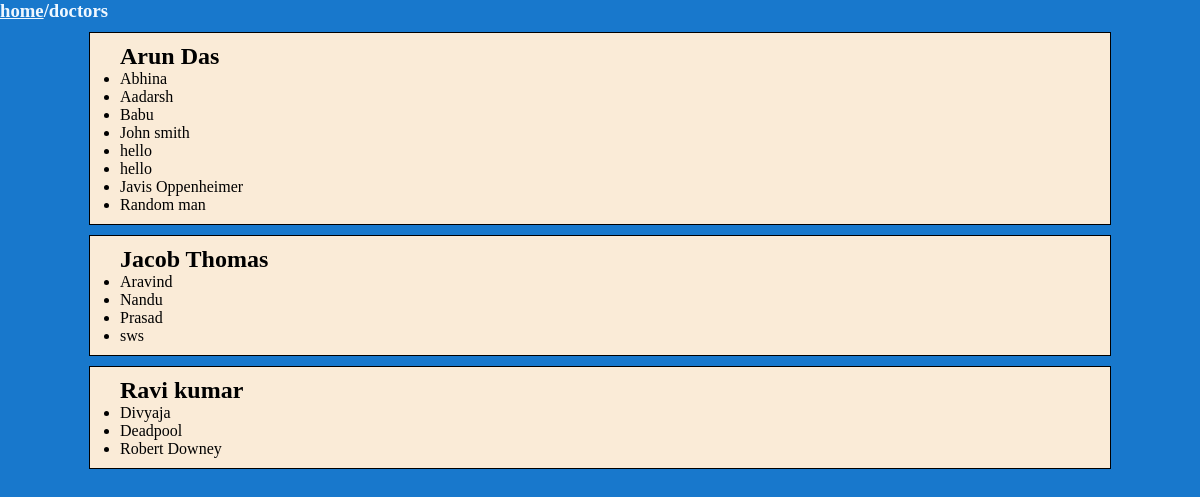
/doctors/, run on an earlier commit of the app's database.
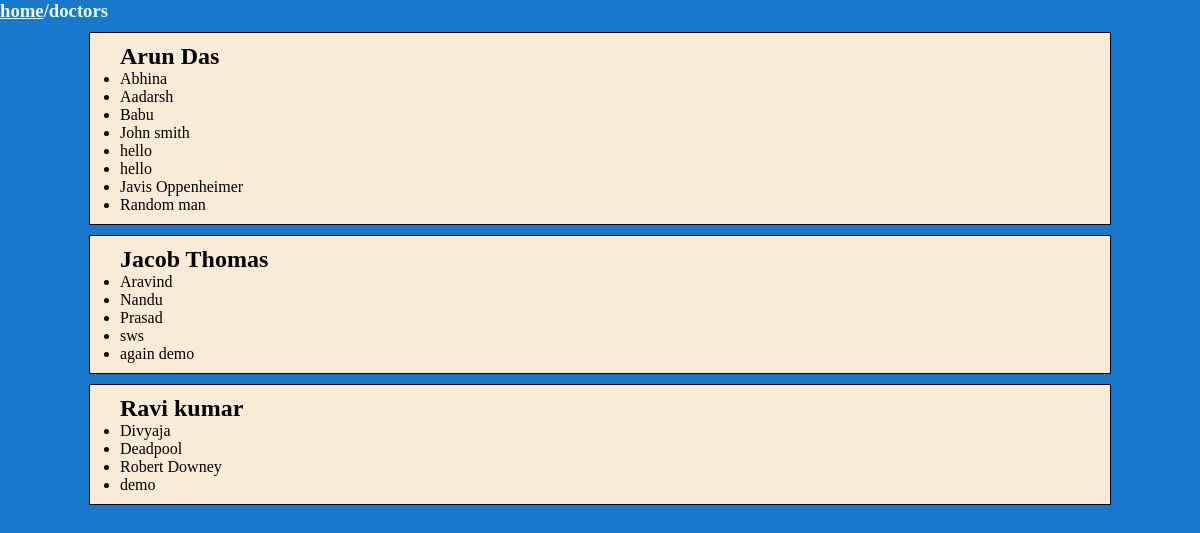
And on a later commit of the database.
### patients/models.py (models this page shows)
class Doctors(models.Model):
  firstname = models.CharField(max_length=255)
  lastname = models.CharField(max_length=255)

class Patients(models.Model):
    name = models.CharField(max_length=100)
    doctor = models.ManyToManyField(Doctors)

### doctors/views.py (the view)
# urls.py: path('doctors/',include('doctors.urls')),
def doctors(request):
    doctor_objects = Doctors.objects.all()
    doctor_patients= []
    for doctor_object in doctor_objects:
        patients_qs = doctor_object.patients_set.all()
        patient_list = list(patients_qs)
        doctor_patients.append(patient_list)
    doctor = Doctors.objects.all().values()
    master_list = zip(doctor_objects, doctor_patients)
    context = {
        'doctor_objects': doctor_objects,
        'doctor_patients': doctor_patients,
        'master_list':master_list,
    }
    return render(request,'doctors.html',context)

### templates/doctors.html (shortened to what this page needs)
{% load static %}
<html>
    <head>
        <link rel="stylesheet" href="{% static 'doctors.css' %}">
    </head>
    <body>
        <h3 class="path"><a href="/">home</a>/doctors</h3>
        {% for doctor_object, patients_list in master_list %}
        <div class="doctor">
            <h2>{{ doctor_object.firstname }} {{ doctor_object.lastname }}</h2>
            <ul>
                {% for patient in patients_list %}
                    <li>{{ patient.name }}</li>
                {% endfor %}
            </ul>
        </div>
        {% endfor %}
    </body>
</html>

What changed in the data, as far as the page shows it:
added Patients: name "again demo", shown under Doctors "Jacob"
added Patients: name "demo", shown under Doctors "Ravi"
